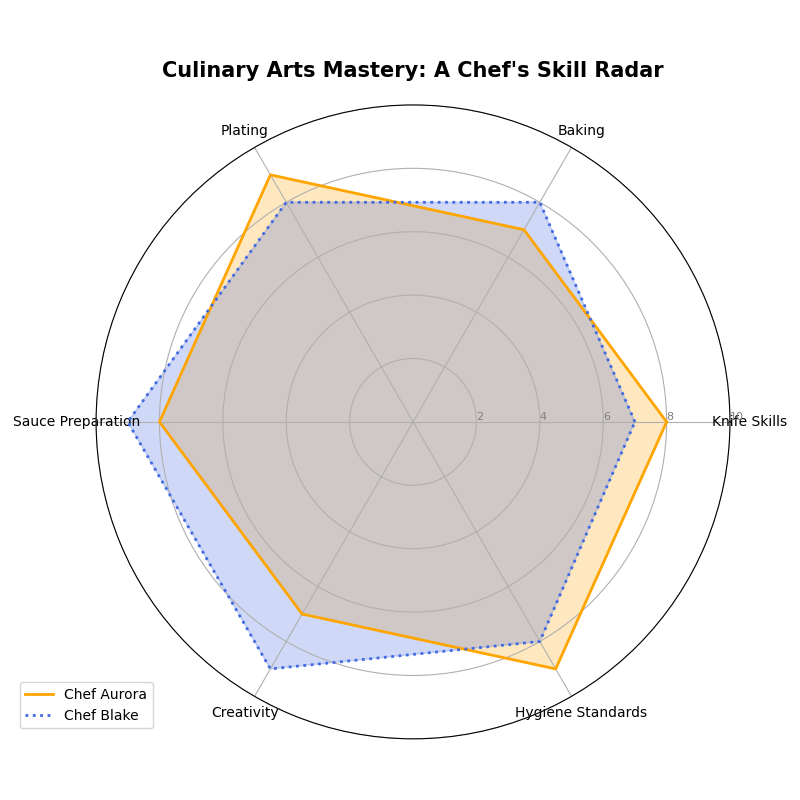

Python code for this plot:
import matplotlib.pyplot as plt
import numpy as np
from math import pi

categories = ["Knife Skills", "Baking", "Plating", "Sauce Preparation", "Creativity", "Hygiene Standards"]
num_vars = len(categories)

chef_aurora = [8, 7, 9, 8, 7, 9]
chef_blake = [7, 8, 8, 9, 9, 8]

angles = np.linspace(0, 2 * pi, num_vars, endpoint=False).tolist()
angles += angles[:1]

aurora_data = chef_aurora + chef_aurora[:1]
blake_data = chef_blake + chef_blake[:1]

fig, ax = plt.subplots(figsize=(8, 8), subplot_kw=dict(polar=True))

plt.xticks(angles[:-1], categories, color='black', size=10)
ax.set_rlabel_position(0)
plt.yticks([2, 4, 6, 8, 10], ["2", "4", "6", "8", "10"], color="grey", size=8)
plt.ylim(0, 10)

# Shuffled colors
ax.plot(angles, aurora_data, linewidth=2, linestyle='solid', label='Chef Aurora', color='orange')
ax.fill(angles, aurora_data, color='orange', alpha=0.25)

ax.plot(angles, blake_data, linewidth=2, linestyle='dotted', label='Chef Blake', color='royalblue')
ax.fill(angles, blake_data, color='royalblue', alpha=0.25)

plt.title("Culinary Arts Mastery: A Chef's Skill Radar", size=15, color='black', weight='bold', pad=20)
plt.legend(loc='upper right', bbox_to_anchor=(0.1, 0.1))
plt.tight_layout()

plt.show()
